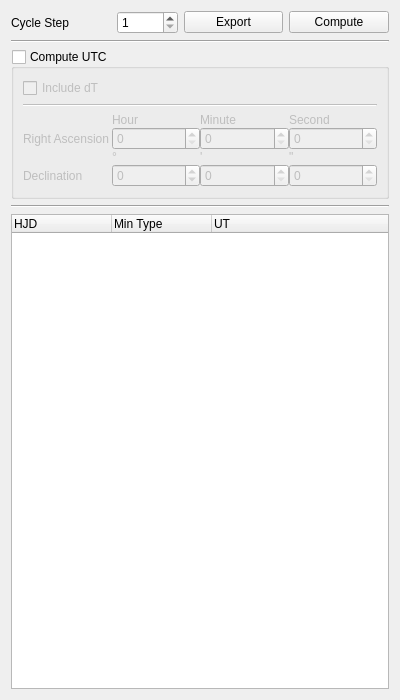
<?xml version="1.0" encoding="UTF-8"?>
<ui version="4.0">
 <class>conjunctionwidget</class>
 <widget class="QWidget" name="conjunctionwidget">
  <property name="geometry">
   <rect>
    <x>0</x>
    <y>0</y>
    <width>400</width>
    <height>700</height>
   </rect>
  </property>
  <property name="minimumSize">
   <size>
    <width>300</width>
    <height>500</height>
   </size>
  </property>
  <property name="maximumSize">
   <size>
    <width>600</width>
    <height>1000</height>
   </size>
  </property>
  <property name="windowTitle">
   <string>Compute Conjunction Times</string>
  </property>
  <layout class="QVBoxLayout" name="verticalLayout_2">
   <item>
    <layout class="QGridLayout" name="gridLayout">
     <item row="0" column="2">
      <widget class="QPushButton" name="export_btn">
       <property name="text">
        <string>Export</string>
       </property>
      </widget>
     </item>
     <item row="1" column="0" colspan="4">
      <widget class="Line" name="line">
       <property name="orientation">
        <enum>Qt::Horizontal</enum>
       </property>
      </widget>
     </item>
     <item row="0" column="3">
      <widget class="QPushButton" name="compute_btn">
       <property name="text">
        <string>Compute</string>
       </property>
      </widget>
     </item>
     <item row="4" column="0" colspan="4">
      <widget class="QTreeWidget" name="data_treewidget">
       <column>
        <property name="text">
         <string>HJD</string>
        </property>
       </column>
       <column>
        <property name="text">
         <string>Min Type</string>
        </property>
       </column>
       <column>
        <property name="text">
         <string>UT</string>
        </property>
       </column>
      </widget>
     </item>
     <item row="3" column="0" colspan="4">
      <widget class="Line" name="line_2">
       <property name="orientation">
        <enum>Qt::Horizontal</enum>
       </property>
      </widget>
     </item>
     <item row="0" column="0">
      <widget class="QLabel" name="label">
       <property name="toolTip">
        <string>Space conjunction times by a whole orbit cycles per minima [KTSTEP]</string>
       </property>
       <property name="text">
        <string>Cycle Step</string>
       </property>
      </widget>
     </item>
     <item row="0" column="1">
      <widget class="QSpinBox" name="kstep_spinbox">
       <property name="sizePolicy">
        <sizepolicy hsizetype="Fixed" vsizetype="Fixed">
         <horstretch>0</horstretch>
         <verstretch>0</verstretch>
        </sizepolicy>
       </property>
       <property name="minimum">
        <number>1</number>
       </property>
       <property name="maximum">
        <number>99999</number>
       </property>
      </widget>
     </item>
     <item row="2" column="0" colspan="4">
      <widget class="QGroupBox" name="ut_groupbox">
       <property name="enabled">
        <bool>true</bool>
       </property>
       <property name="title">
        <string>Compute UTC</string>
       </property>
       <property name="flat">
        <bool>false</bool>
       </property>
       <property name="checkable">
        <bool>true</bool>
       </property>
       <property name="checked">
        <bool>false</bool>
       </property>
       <layout class="QVBoxLayout" name="verticalLayout">
        <item>
         <widget class="QCheckBox" name="dt_chk">
          <property name="text">
           <string>Include dT</string>
          </property>
         </widget>
        </item>
        <item>
         <widget class="Line" name="line_3">
          <property name="orientation">
           <enum>Qt::Horizontal</enum>
          </property>
         </widget>
        </item>
        <item>
         <widget class="QWidget" name="radec_container" native="true">
          <property name="enabled">
           <bool>false</bool>
          </property>
          <layout class="QHBoxLayout" name="horizontalLayout_2">
           <property name="spacing">
            <number>0</number>
           </property>
           <property name="leftMargin">
            <number>0</number>
           </property>
           <property name="topMargin">
            <number>0</number>
           </property>
           <property name="rightMargin">
            <number>0</number>
           </property>
           <property name="bottomMargin">
            <number>0</number>
           </property>
           <item>
            <layout class="QGridLayout" name="gridLayout_3">
             <item row="3" column="1">
              <widget class="QSpinBox" name="dec_d_spinbox_2">
               <property name="minimum">
                <number>-90</number>
               </property>
               <property name="maximum">
                <number>90</number>
               </property>
              </widget>
             </item>
             <item row="0" column="3">
              <widget class="QLabel" name="label_10">
               <property name="sizePolicy">
                <sizepolicy hsizetype="Preferred" vsizetype="Fixed">
                 <horstretch>0</horstretch>
                 <verstretch>0</verstretch>
                </sizepolicy>
               </property>
               <property name="text">
                <string>Second</string>
               </property>
              </widget>
             </item>
             <item row="2" column="1">
              <widget class="QLabel" name="label_11">
               <property name="sizePolicy">
                <sizepolicy hsizetype="Preferred" vsizetype="Fixed">
                 <horstretch>0</horstretch>
                 <verstretch>0</verstretch>
                </sizepolicy>
               </property>
               <property name="text">
                <string>°</string>
               </property>
              </widget>
             </item>
             <item row="0" column="1">
              <widget class="QLabel" name="label_12">
               <property name="sizePolicy">
                <sizepolicy hsizetype="Preferred" vsizetype="Fixed">
                 <horstretch>0</horstretch>
                 <verstretch>0</verstretch>
                </sizepolicy>
               </property>
               <property name="text">
                <string>Hour</string>
               </property>
              </widget>
             </item>
             <item row="1" column="2">
              <widget class="QSpinBox" name="ra_m_spinbox_2">
               <property name="maximum">
                <number>59</number>
               </property>
              </widget>
             </item>
             <item row="1" column="3">
              <widget class="QSpinBox" name="ra_s_spinbox_2">
               <property name="maximum">
                <number>59</number>
               </property>
              </widget>
             </item>
             <item row="1" column="1">
              <widget class="QSpinBox" name="ra_h_spinbox_2">
               <property name="maximum">
                <number>23</number>
               </property>
              </widget>
             </item>
             <item row="2" column="2">
              <widget class="QLabel" name="label_13">
               <property name="sizePolicy">
                <sizepolicy hsizetype="Preferred" vsizetype="Fixed">
                 <horstretch>0</horstretch>
                 <verstretch>0</verstretch>
                </sizepolicy>
               </property>
               <property name="text">
                <string>'</string>
               </property>
              </widget>
             </item>
             <item row="3" column="2">
              <widget class="QSpinBox" name="dec_m_spinbox_2">
               <property name="maximum">
                <number>59</number>
               </property>
              </widget>
             </item>
             <item row="0" column="2">
              <widget class="QLabel" name="label_14">
               <property name="sizePolicy">
                <sizepolicy hsizetype="Preferred" vsizetype="Fixed">
                 <horstretch>0</horstretch>
                 <verstretch>0</verstretch>
                </sizepolicy>
               </property>
               <property name="text">
                <string>Minute</string>
               </property>
              </widget>
             </item>
             <item row="3" column="3">
              <widget class="QSpinBox" name="dec_s_spinbox_2">
               <property name="maximum">
                <number>59</number>
               </property>
              </widget>
             </item>
             <item row="2" column="3">
              <widget class="QLabel" name="label_15">
               <property name="sizePolicy">
                <sizepolicy hsizetype="Preferred" vsizetype="Fixed">
                 <horstretch>0</horstretch>
                 <verstretch>0</verstretch>
                </sizepolicy>
               </property>
               <property name="text">
                <string>&quot;</string>
               </property>
              </widget>
             </item>
             <item row="1" column="0">
              <widget class="QLabel" name="label_16">
               <property name="text">
                <string>Right Ascension</string>
               </property>
              </widget>
             </item>
             <item row="3" column="0">
              <widget class="QLabel" name="label_17">
               <property name="text">
                <string>Declination</string>
               </property>
              </widget>
             </item>
            </layout>
           </item>
          </layout>
         </widget>
        </item>
       </layout>
      </widget>
     </item>
    </layout>
   </item>
  </layout>
 </widget>
 <resources/>
 <connections/>
</ui>
